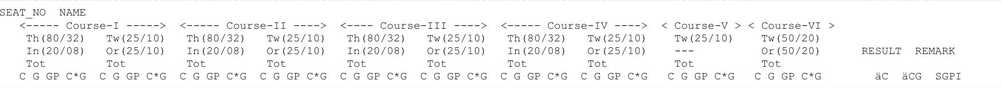
#> input picture Header_crop/crop1.png, 1001 x 88 px, shrunk from 1747 x 153 before the run
$ python aneesh_final.py
#> lines starting #> are read from the running program, lines starting #| are printed output that depends on the picture
import cv2
import pytesseract
import numpy as np
import re
import pandas as pd
from openpyxl import Workbook
from openpyxl.styles import Alignment
from openpyxl.styles import Font
from openpyxl.utils import get_column_letter
import os,os.path
import time
pytesseract.pytesseract.tesseract_cmd=r'C:\Users\Shubham\AppData\Local\Tesseract-OCR\tesseract.exe'
wb = Workbook()
ws = wb.active
ws.title = "Data_1"
wb.create_sheet('Data_2',2)
wn=wb["Data_2"]
def header1():
    temp_head1=[]
    header1={}
    out=[]
    store1=""
    orderCount=0
    img3 = cv2.imread('./Header_crop/crop1.png')
#> img3 is the input picture: shape (88, 1001, 3); min 53, max 255, mean 245.4
    gray3 = cv2.cvtColor(img3, cv2.COLOR_BGR2GRAY)
    blurred3 = cv2.GaussianBlur(gray3, (5, 5), 0)
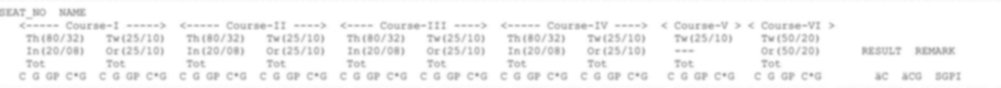
#> blurred3: shape (88, 1001); min 161, max 255, mean 245.5
    #edged = cv2.Canny(blurred, 50, 200, 255)
    custom_config = r'--oem 3 --psm 6'
#> (the run stopped early here; a loop or call above may not have finished)
